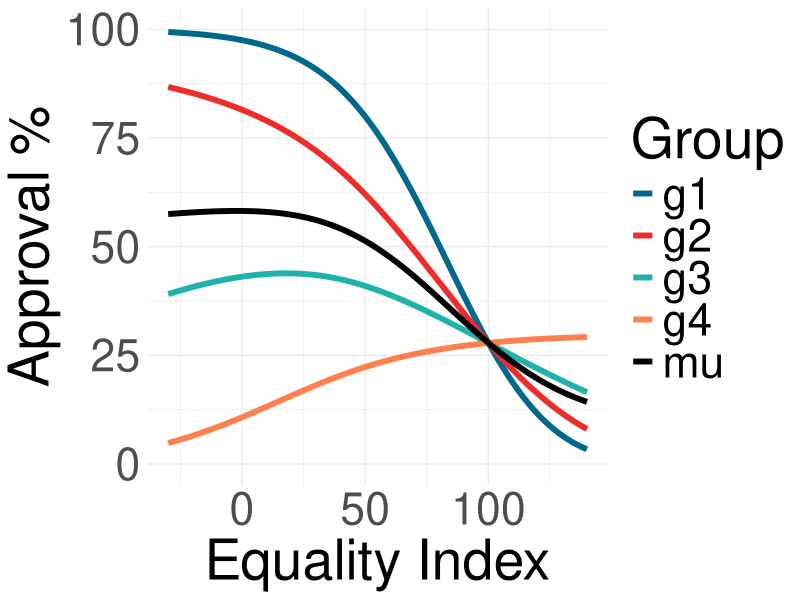

Recreate this plot in R.
#######################
#Define known values:
#######################
library(tidyverse)
library(patchwork)
library(jsonlite)

def.limit = 0.1
#FICO score distributions

# base_rates
race_rates = c('g1'=0.25, 'g2'=0.25, 'g3'=0.25, 'g4'=0.25) #equal base rates

# # means
# race_means = c('g1'=630, 'g2'=610, 'g3'=570, 'g4'=590) #low diff
# mu_type = 'LOW: g1:630, g2:610, g3:570, g4:590 (SD:120)'
# race_means = c('g1'=700, 'g2'=650, 'g3'=500, 'g4'=550) #med diff
# mu_type = 'MED: g1:750, g2:650, g3:500, g4:550 (SD:120)'
# race_means = c('g1'=760, 'g2'=680, 'g3'=440, 'g4'=520) #high diff
# mu_type = 'HIGH: g1:760, g2:680, g3:440, g4:520 (SD = 120)'
# race_sds = c('g1'=120, 'g2'=120, 'g3'=120, 'g4'=120)

race_means = c('g1'=660, 'g2'=620, 'g3'=580, 'g4'=540) #low diff
mu_type = 'LOW: g1:660, g2:620, g3:580, g4:540 (SD:200)'
race_means = c('g1'=800, 'g2'=633, 'g3'=567, 'g4'=400) #med diff
mu_type = 'MED: g1:800, g2:633, g3:567, g4:400 (SD:200)'
race_means = c('g1'=920, 'g2'=707, 'g3'=493, 'g4'=280) #high diff
mu_type = 'HIGH: g1:920, g2:707, g3:493, g4:280 (SD = 200)'
race_sds = c('g1'=200, 'g2'=200, 'g3'=200, 'g4'=200)
# pdf of fico score given the fico truncation.
dtnorm = function(x, m, s){
  dnorm(x, m, s) / (pnorm(850, m, s) - pnorm(300, m, s))
}

# default-rate for fico
def_rate_fico = function(x){(1-1/(1+exp(-.016*(x-550))))}

# default rate for threshold, mu, sd
default_rate = function(threshold, m, s){
  integrate(function(x){
    dtnorm(x,m,s)*def_rate_fico(x)
  },
  threshold,850)$val
}

# total default rate with baserates
default_rate_total = function(thresholds){
  dr = purrr::pmap_dbl(data.frame(threshold = thresholds, m = race_means, s = race_sds), 
                       default_rate)
  sum(dr*race_rates)/sum(race_rates) # in case we dont have it sum to 1
}

# find constant thresholds
find.constant.thresholds = function(def.limit){
  t = uniroot(function(t){ 
    default_rate_total(rep(t, 4))-def.limit
  }, 
  lower=300, 
  upper=850)$root
  rep(t, 4)
}

# find constant conditional probability
find.equal.thresholds = function(def.limit){
  p = uniroot(function(p){
    default_rate_total(qnorm(1-p, race_means, race_sds))-def.limit}, 
    lower=0.001, 
    upper=0.999)$root
  qnorm(1-p, race_means, race_sds)
}

# find threshold for interpolated p
thresholds_p1 = find.equal.thresholds(def.limit)
deltas = thresholds_p1 - mean(thresholds_p1)

find.interp.thresholds = function(p, def.limit){
  mu = uniroot(function(mu){ 
    thresholds = deltas*p + mu
    default_rate_total(thresholds)-def.limit
  }, lower=300, 
  upper=850)$root
  mu+deltas*p
}


#Find approval percent
slider_start = -30
slider_end = slider_start+170
p_list = seq(slider_start, slider_end, by = 1)
out = matrix(ncol = length(find.interp.thresholds(0.5, def.limit)),
             nrow = length(p_list))
for (p in p_list){ 
  for(i in 1:length(race_means))
    out[(p-(slider_start-1)),i] = (1-pnorm(find.interp.thresholds(p/100, def.limit)[i], race_means[i], race_sds[i]))*100
  #out[p+1,i] = (1-pnorm(find.interp.thresholds(p/100, def.limit)[i], race_means[i], race_sds[i]))
}

df = data.frame(out)
df$mu = rowMeans(df[,1:4])
colnames(df) = c('g1','g2','g3','g4', 'mu')
df$tradeoff = mu_type
df$p = p_list
out.json = toJSON(df, pretty = T)

write(out.json, "./FICOTest.json")
df = df %>% gather(key = 'Group', value = 'FICO', 1:5)

df %>% filter(p %in% c(62), Group == "mu") %>% select(FICO)
theme_set(theme_minimal())
ggplot(data = df, aes(x=p, y = FICO))+
  geom_line(aes(color = Group),size = 2)+
  scale_color_manual(values=c("deepskyblue4", "firebrick2","lightseagreen","coral",'black'))+
  #ggtitle(paste("Def rate = ", def.limit, "\n", mu_type ))+
  theme(text = element_text(size=40))+
  ylab('Approval %')+
  xlab("Equality Index")+
  ylim(0,100)

# (t1|t2|t3)/
#   (p1|p2|p3)




